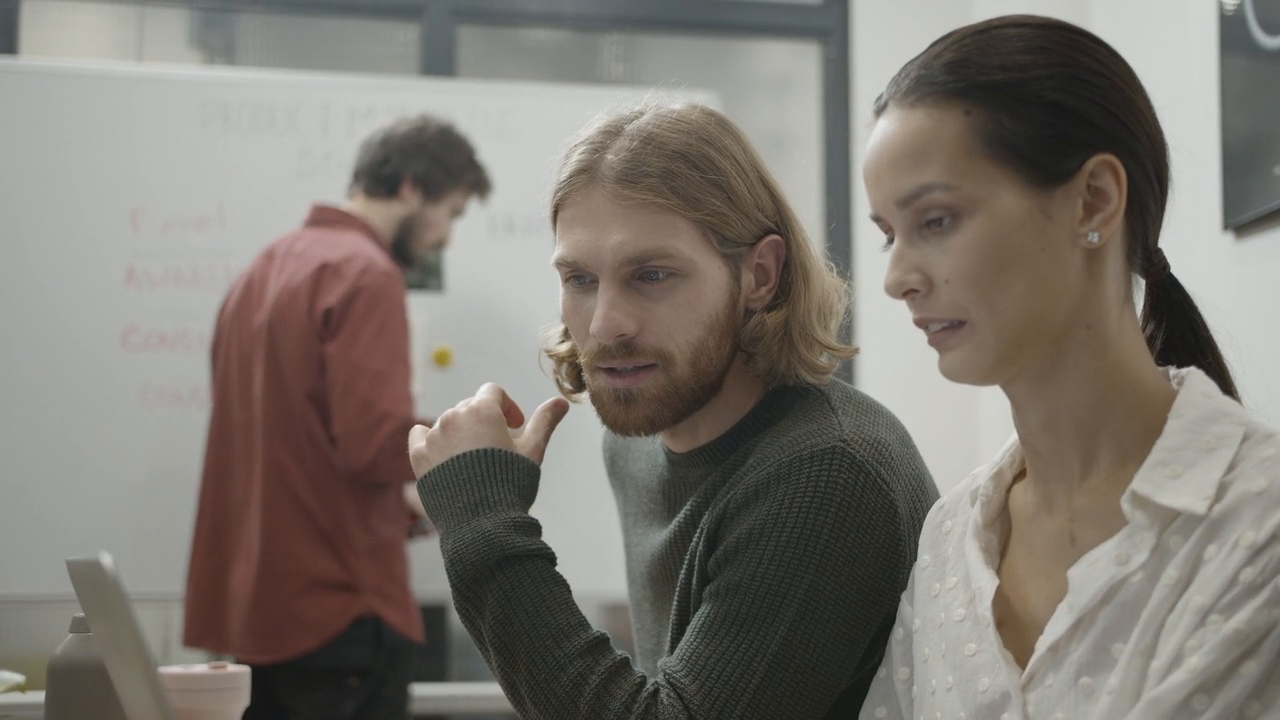
#> input picture frame 36 of w05/opencv/people.mp4, 1280 x 720 px
$ jupyter execute 'opencv_video detector.ipynb'
#> lines starting #> are read from the running program, lines starting #| are printed output that depends on the picture; after the words box and inside, x2 and y2 are one past the last pixel; in counts of white or black regions, pixels touching at a corner belong together
[cell 1]
import cv2
import numpy as np
from matplotlib import pyplot as plt

[cell 2]
cap = cv2.VideoCapture("people.mp4")

w = cap.get(cv2.CAP_PROP_FRAME_WIDTH)
h = cap.get(cv2.CAP_PROP_FRAME_HEIGHT)

out = cv2.VideoWriter('detections.avi', cv2.VideoWriter_fourcc(*"mp4v"), 30, (int(w), int(h)), isColor=True)

face_detector = cv2.CascadeClassifier(cv2.data.haarcascades + "haarcascade_frontalface_default.xml")

def detect_faces(image):
    faces = face_detector.detectMultiScale(gray, scaleFactor=1.1, minNeighbors=5)
    return faces

while cap.isOpened():
    ret, frame = cap.read()
#> frame is the input picture: shape (720, 1280, 3); mean B, G, R 112.8, 119.6, 125.1
    if not ret:
        print("no frame found")
        break

    gray = cv2.cvtColor(frame, cv2.COLOR_BGR2GRAY)
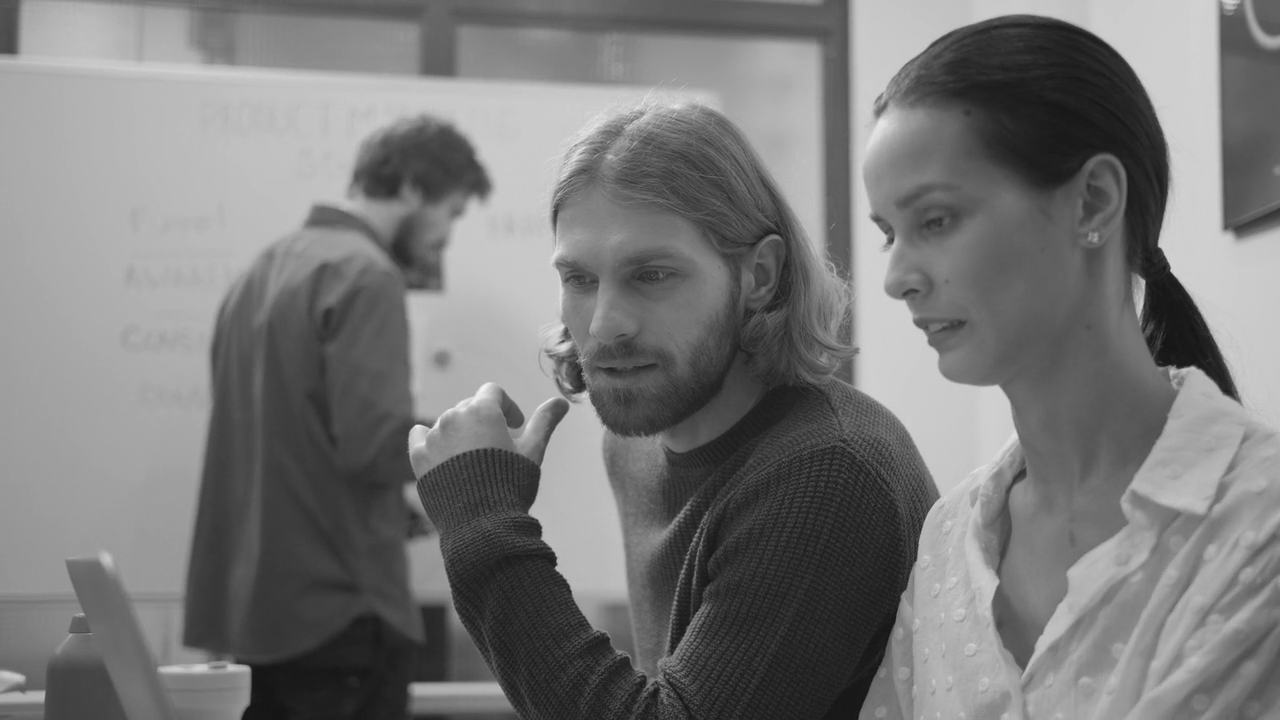
#> gray: shape (720, 1280); min 16, max 244, mean 120.5
    faces = detect_faces(gray)
#> in detect_faces, `faces = face_detector.detectMultiScale(gray, scaleFactor=1.1, minNeigh..`: faces = [[504, 197, 217, 217]]
#> faces = [[504, 197, 217, 217]]

    for (x, y, w, h) in faces:
        cv2.rectangle(frame, (x, y), (x + w, y + h), (0, 255, 0), 2)
#> this loop made 1 pass
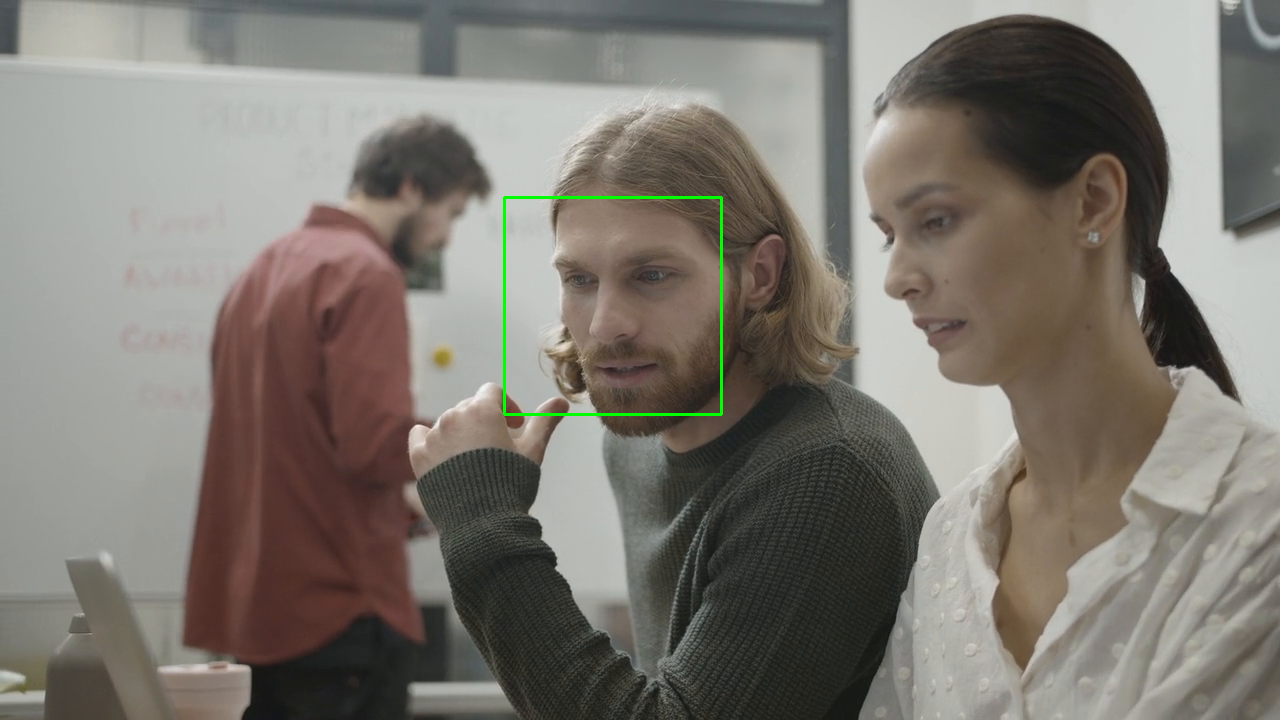
#> frame: shape (720, 1280, 3); 0.28% of pixels changed, all inside (x1, y1, x2, y2) = (503, 196, 723, 416)

    out.write(frame)
    cv2.imshow('video', frame)

cap.release()
out.release()
cv2.destroyAllWindows()

$ run again, starting later in the video
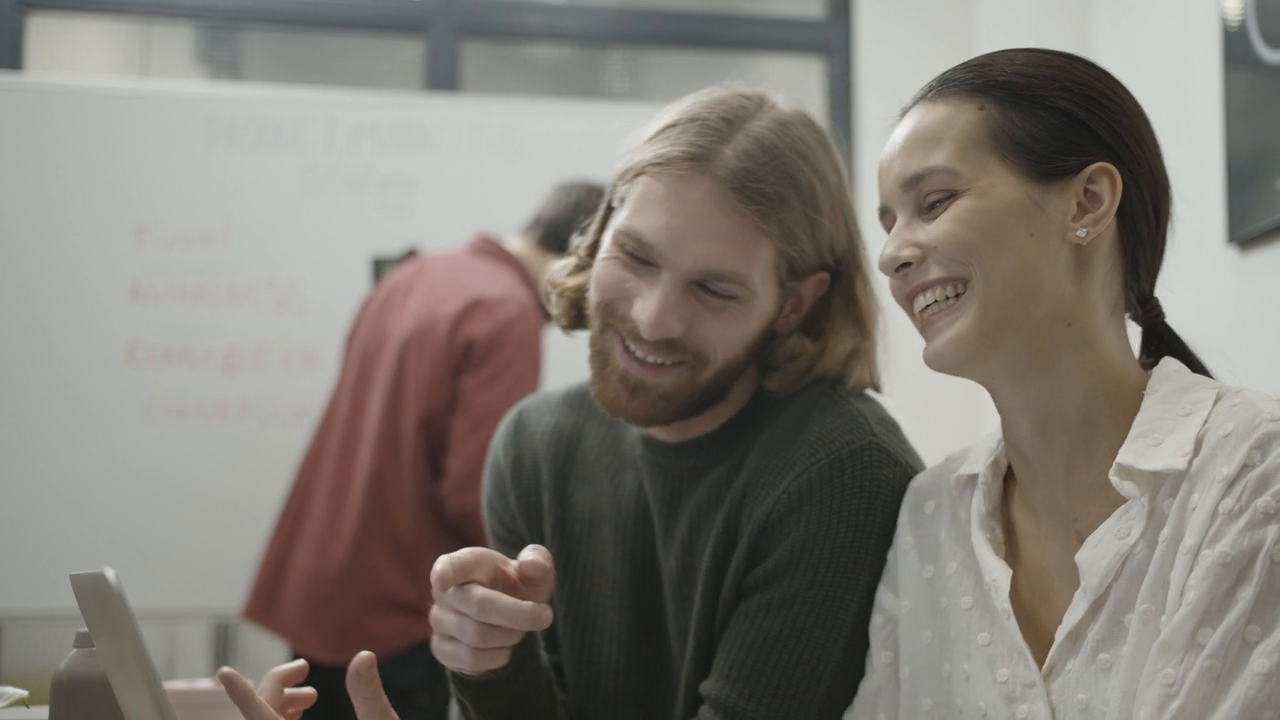
#> input picture frame 166 of w05/opencv/people.mp4, 1280 x 720 px
#> frame is the input picture: shape (720, 1280, 3); mean B, G, R 117.6, 124.3, 129.5
#> `gray = cv2.cvtColor(frame, cv2.COLOR_BGR2GRAY)`:
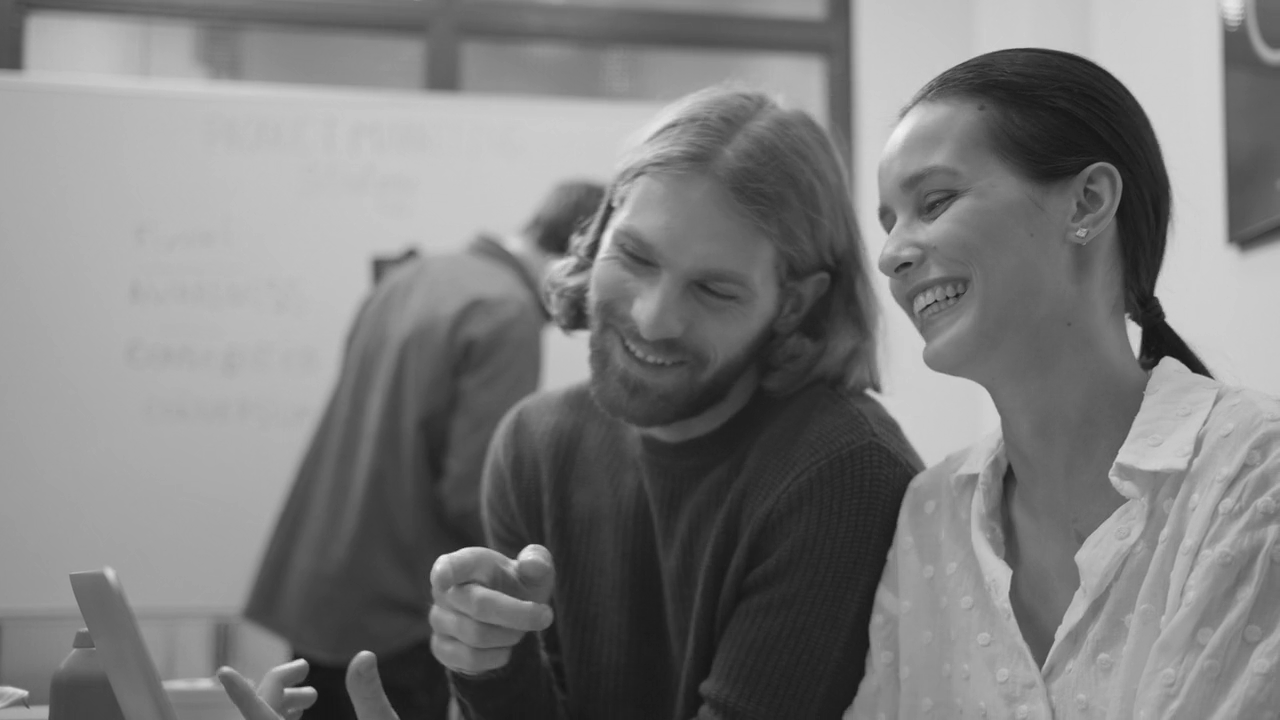
#> gray: shape (720, 1280); min 17, max 243, mean 125.1
#> in detect_faces, `faces = face_detector.detectMultiScale(gray, scaleFactor=1.1, minNeigh..`: faces = ()

$ run again, starting later in the video
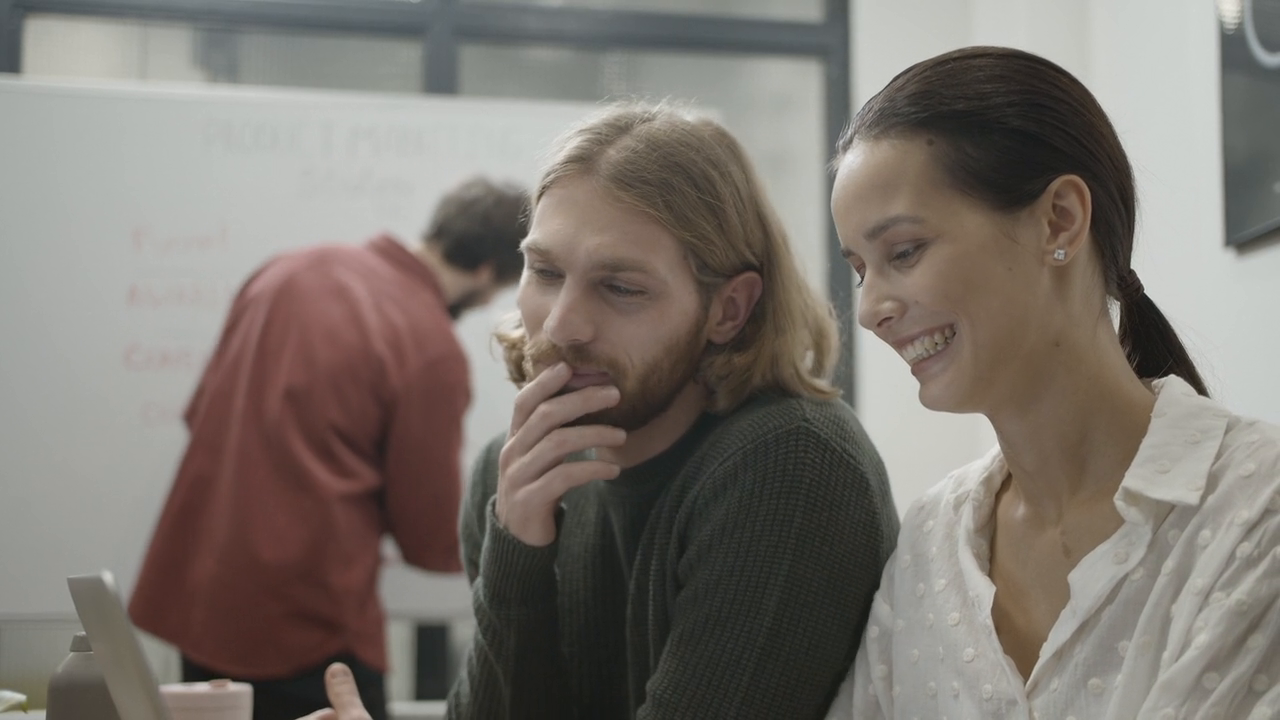
#> input picture frame 295 of w05/opencv/people.mp4, 1280 x 720 px
#> frame is the input picture: shape (720, 1280, 3); mean B, G, R 111.3, 117.8, 124.2
#> `gray = cv2.cvtColor(frame, cv2.COLOR_BGR2GRAY)`:
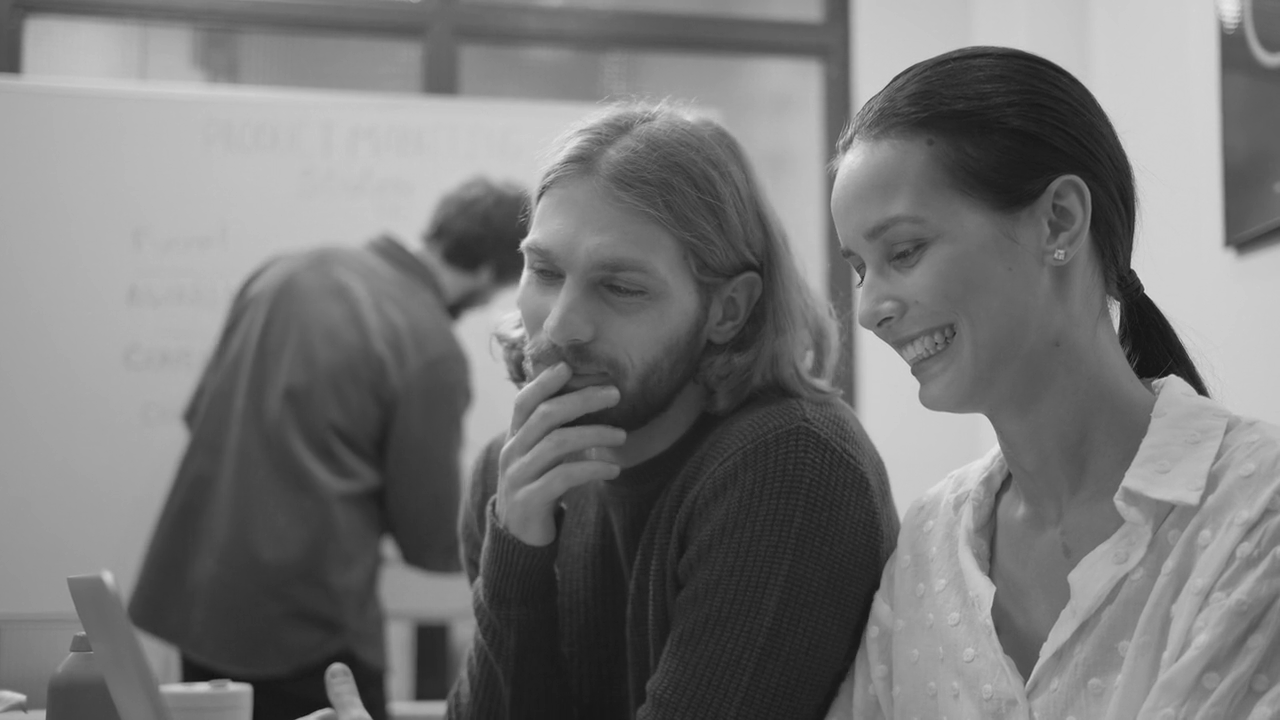
#> gray: shape (720, 1280); min 16, max 234, mean 119
#> in detect_faces, `faces = face_detector.detectMultiScale(gray, scaleFactor=1.1, minNeigh..`: faces = ()
